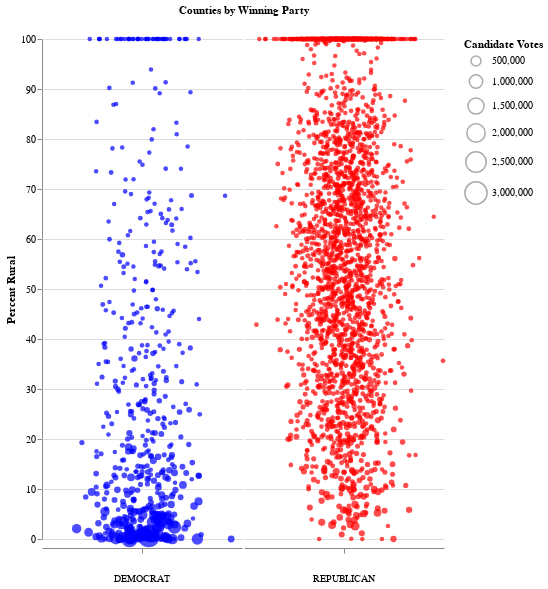

Here is the notebook cell this chart was saved with:
### Code cell
# Source: https://altair-viz.github.io/gallery/stripplot.html

# Need to disable the error since data is more than 5k rows
alt.data_transformers.disable_max_rows()

domain = ['DEMOCRAT', 'REPUBLICAN']
range_ = ['blue', 'red']

stripplot =  alt.Chart(PEUrbanRuralDF, width=200, height=500).mark_point(filled=True, size=18).encode(
    x=alt.X(
        'jitter:Q',
        title=None,
        axis=alt.Axis(values=[0], ticks=True, grid=False, labels=False),
        scale=alt.Scale(),
    ),
    y=alt.Y('PctRural:Q', title='Percent Rural'),
    color=alt.Color('party:N', scale=alt.Scale(domain=domain, range=range_),
                   title='Party', legend=None),
    size = alt.Size('candidatevotes:Q', scale=alt.Scale(range=[20, 500],zero=False), 
                    title='Candidate Votes', legend=alt.Legend(symbolFillColor='white')),
    column=alt.Column(
        'party:N',
        header=alt.Header(
            labelAngle=0,
            titleOrient='top',
            labelOrient='bottom',
            labelAlign='center',
            labelPadding=30,
            title='Counties by Winning Party',
        ),
    ),
).transform_calculate(
    # Generate Gaussian jitter with a Box-Muller transform
    jitter='sqrt(-2*log(random()))*cos(2*PI*random())'
).configure_facet(
    spacing=0
).configure_view(
    stroke=None
)

stripplot

### Figure 1 — Vega-Lite specification as saved in the notebook (floating-point values rounded to 4 significant figures; data arrays with more than 128 entries replaced by an {"elided": "..."} marker saying what was removed)
{"config": {"view": {"continuousWidth": 400, "continuousHeight": 300, "stroke": null}, "facet": {"spacing": 0}}, "data": {"name": "data-d2c2ca03531b7134c10296faa43d0579"}, "mark": {"type": "point", "filled": true, "size": 18}, "encoding": {"color": {"type": "nominal", "field": "party", "legend": null, "scale": {"domain": ["DEMOCRAT", "REPUBLICAN"], "range": ["blue", "red"]}, "title": "Party"}, "column": {"type": "nominal", "field": "party", "header": {"labelAlign": "center", "labelAngle": 0, "labelOrient": "bottom", "labelPadding": 30, "title": "Counties by Winning Party", "titleOrient": "top"}}, "size": {"type": "quantitative", "field": "candidatevotes", "legend": {"symbolFillColor": "white"}, "scale": {"range": [20, 500], "zero": false}, "title": "Candidate Votes"}, "x": {"type": "quantitative", "axis": {"grid": false, "labels": false, "ticks": true, "values": [0]}, "field": "jitter", "scale": {}, "title": null}, "y": {"type": "quantitative", "field": "PctRural", "title": "Percent Rural"}}, "height": 500, "transform": [{"calculate": "sqrt(-2*log(random()))*cos(2*PI*random())", "as": "jitter"}], "width": 200, "$schema": "https://vega.github.io/schema/vega-lite/v4.8.1.json", "datasets": {"data-d2c2ca03531b7134c10296faa43d0579": {"elided": "3099 records"}}}
